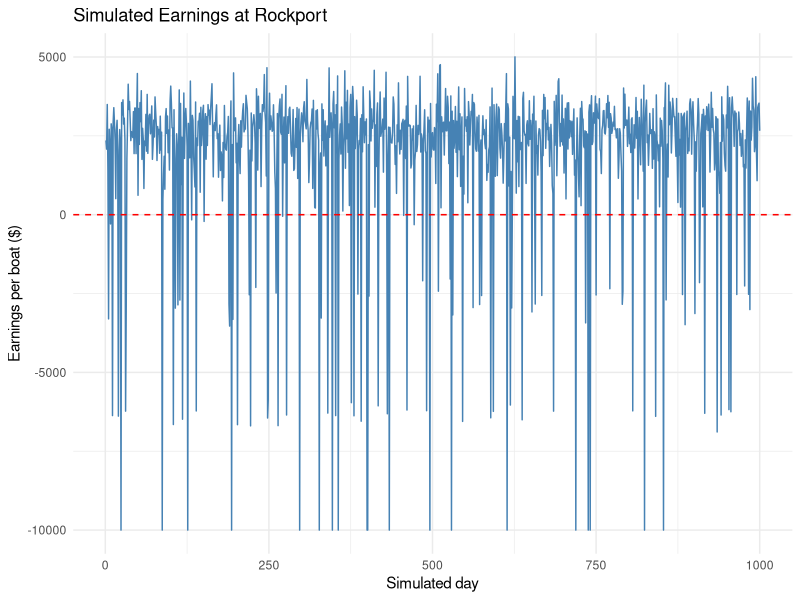

Here is the R script that generated this plot:
## ---- chunk 1
library(tidyverse)
options(pillar.sigfig = 5)
## ---- chunk 2
# Set the seed once before simulating
set.seed(123)

# Define n
n <- 1000

# Empty data frame for 1000 simulated days
data <- data.frame(
  day = seq(1:n),
  demand = sample(
    c(0, 1000, 2000, 3000, 4000, 5000, 6000),
    size = n,
    replace = TRUE,
    prob = c(0.02, 0.03, 0.05, 0.08, 0.33, 0.29, 0.20)
  ),
  quantity = NA,
  price = rnorm(n, mean = 3.65, sd = 0.2),
  cost = 10000,
  earnings = NA
)
data$quantity <- if_else(data$demand > 3500, 3500, data$demand)
data$earnings <- data$quantity * data$price - data$cost
## ---- chunk 3
ggplot(data, aes(x = day, y = earnings)) +
  geom_line(color = "steelblue") +
  geom_hline(yintercept = 0, color = "red", linetype = "dashed") +
  labs(
    title = "Simulated Earnings at Rockport",
    x = "Simulated day",
    y = "Earnings per boat ($)"
  ) +
  theme_minimal()
## ---- chunk 4
mean(data$earnings > 1375)
## ---- chunk 5
mean(data$earnings < 0)
## ---- chunk 6
mean(data$earnings)
